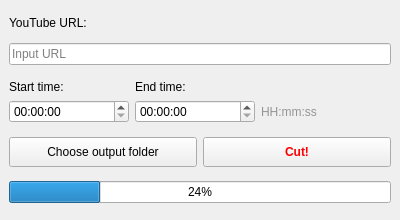
<?xml version="1.0" encoding="UTF-8"?>
<ui version="4.0">
 <class>MainWindow</class>
 <widget class="QMainWindow" name="MainWindow">
  <property name="geometry">
   <rect>
    <x>0</x>
    <y>0</y>
    <width>400</width>
    <height>220</height>
   </rect>
  </property>
  <property name="minimumSize">
   <size>
    <width>400</width>
    <height>220</height>
   </size>
  </property>
  <property name="maximumSize">
   <size>
    <width>400</width>
    <height>220</height>
   </size>
  </property>
  <property name="windowTitle">
   <string>MainWindow</string>
  </property>
  <widget class="QWidget" name="centralwidget">
   <layout class="QVBoxLayout" name="verticalLayout">
    <item>
     <widget class="QLabel" name="label">
      <property name="maximumSize">
       <size>
        <width>16777215</width>
        <height>12</height>
       </size>
      </property>
      <property name="text">
       <string>YouTube URL:</string>
      </property>
     </widget>
    </item>
    <item>
     <widget class="QLineEdit" name="lineEdit">
      <property name="placeholderText">
       <string>Input URL</string>
      </property>
     </widget>
    </item>
    <item>
     <layout class="QGridLayout" name="gridLayout">
      <item row="0" column="0">
       <widget class="QLabel" name="label_2">
        <property name="text">
         <string>Start time:</string>
        </property>
       </widget>
      </item>
      <item row="1" column="0">
       <widget class="QTimeEdit" name="timeEdit">
        <property name="minimumSize">
         <size>
          <width>120</width>
          <height>0</height>
         </size>
        </property>
        <property name="maximumSize">
         <size>
          <width>120</width>
          <height>16777215</height>
         </size>
        </property>
        <property name="displayFormat">
         <string>HH:mm:ss</string>
        </property>
       </widget>
      </item>
      <item row="0" column="2">
       <widget class="QLabel" name="label_3">
        <property name="maximumSize">
         <size>
          <width>16777215</width>
          <height>15</height>
         </size>
        </property>
        <property name="text">
         <string>End time:</string>
        </property>
       </widget>
      </item>
      <item row="1" column="2">
       <widget class="QTimeEdit" name="timeEdit_2">
        <property name="minimumSize">
         <size>
          <width>120</width>
          <height>0</height>
         </size>
        </property>
        <property name="maximumSize">
         <size>
          <width>120</width>
          <height>16777215</height>
         </size>
        </property>
        <property name="displayFormat">
         <string>HH:mm:ss</string>
        </property>
       </widget>
      </item>
      <item row="1" column="3">
       <widget class="QLabel" name="label_4">
        <property name="styleSheet">
         <string notr="true">color: rgb(148, 148, 148);</string>
        </property>
        <property name="text">
         <string>HH:mm:ss</string>
        </property>
       </widget>
      </item>
     </layout>
    </item>
    <item>
     <layout class="QHBoxLayout" name="horizontalLayout">
      <item>
       <widget class="QPushButton" name="chooseButton">
        <property name="minimumSize">
         <size>
          <width>0</width>
          <height>30</height>
         </size>
        </property>
        <property name="maximumSize">
         <size>
          <width>200</width>
          <height>16777215</height>
         </size>
        </property>
        <property name="text">
         <string>Choose output folder</string>
        </property>
       </widget>
      </item>
      <item>
       <widget class="QPushButton" name="runButton">
        <property name="minimumSize">
         <size>
          <width>0</width>
          <height>30</height>
         </size>
        </property>
        <property name="maximumSize">
         <size>
          <width>200</width>
          <height>16777215</height>
         </size>
        </property>
        <property name="font">
         <font>
          <weight>75</weight>
          <bold>true</bold>
         </font>
        </property>
        <property name="styleSheet">
         <string notr="true">color: rgb(255, 0, 0);
 font-weight: bold;</string>
        </property>
        <property name="text">
         <string>Cut!</string>
        </property>
       </widget>
      </item>
     </layout>
    </item>
    <item>
     <widget class="QProgressBar" name="progressBar">
      <property name="value">
       <number>24</number>
      </property>
     </widget>
    </item>
   </layout>
  </widget>
  <widget class="QMenuBar" name="menubar">
   <property name="geometry">
    <rect>
     <x>0</x>
     <y>0</y>
     <width>400</width>
     <height>26</height>
    </rect>
   </property>
  </widget>
 </widget>
 <resources/>
 <connections/>
</ui>
